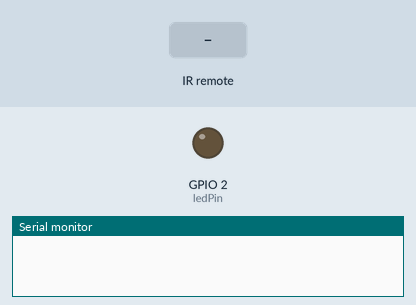
This sketch was run on a simulated ESP8266 (NodeMCU). Shown: output pins drawn as LEDs (lit = HIGH), the last lines printed to the serial monitor. Inputs (shaded band) come from the test bench.

Above: at 1.2 s.
1.3 s: infrared code 0xFF52AD received
At 1.9 s:
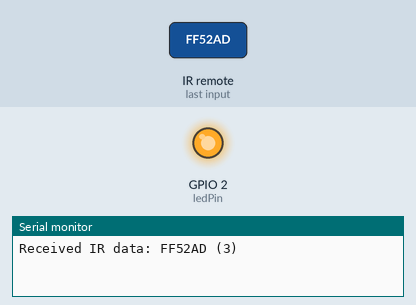
2.8 s: infrared code 0xFF7887 received
At 4.2 s:
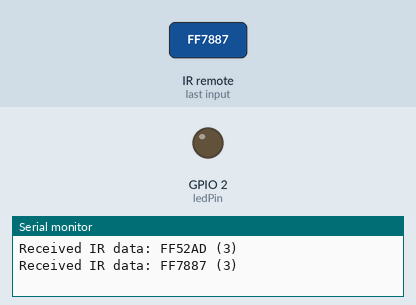
Timing chart, 0 to 5.8 s (numbered marks = the images above; inputs shaded):
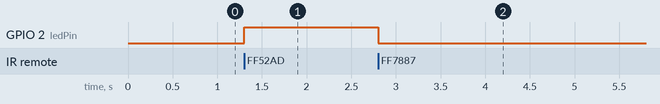

The sketch:

receiver.ino
```cpp
#include <IRremoteESP8266.h>
#include <IRrecv.h>

// const int IR_PENERIMA = 15;
// IRrecv irrecv(IR_PENERIMA);
// decode_results results;

// void setup() {
//   Serial.begin(9600);
//   irrecv.enableIRIn();
// }

// void loop() {o
//   if (irrecv.decode(&results)) {
//     Serial.println("Code HEX :" );
//     Serial.println(results.value, HEX);
//     delay(1000);
//     irrecv.resume();
//   }
// }
const int ledPin = 2;   // LED indicator
const int IR_PIN = 15;  // Receiver HEX

IRrecv irrecv(IR_PIN);  // Fucntion library
decode_results results; // Conversi

void setup() {
  Serial.begin(9600);
  irrecv.enableIRIn();
  pinMode(ledPin, OUTPUT);
}

void loop() {
  if (irrecv.decode(&results)) {
    Serial.print("Received IR data: ");
    Serial.print(results.value, HEX);
    Serial.print(" (");
    Serial.print(results.decode_type);
    Serial.print(")");
    Serial.println();
    if (results.value == 0xFF52AD){      //Custom HEX addres
      digitalWrite(ledPin, HIGH);
    }
    else if (results.value == 0xFF7887){ //Custom HEX addres
      digitalWrite(ledPin, LOW);
    }
    delay(1000);
    irrecv.resume();
  }
}
```

Measured:
- after the input at 1.3 s, GPIO 2 (ledPin): LOW → HIGH at once
- after the input at 2.8 s, GPIO 2 (ledPin): HIGH → LOW at once
